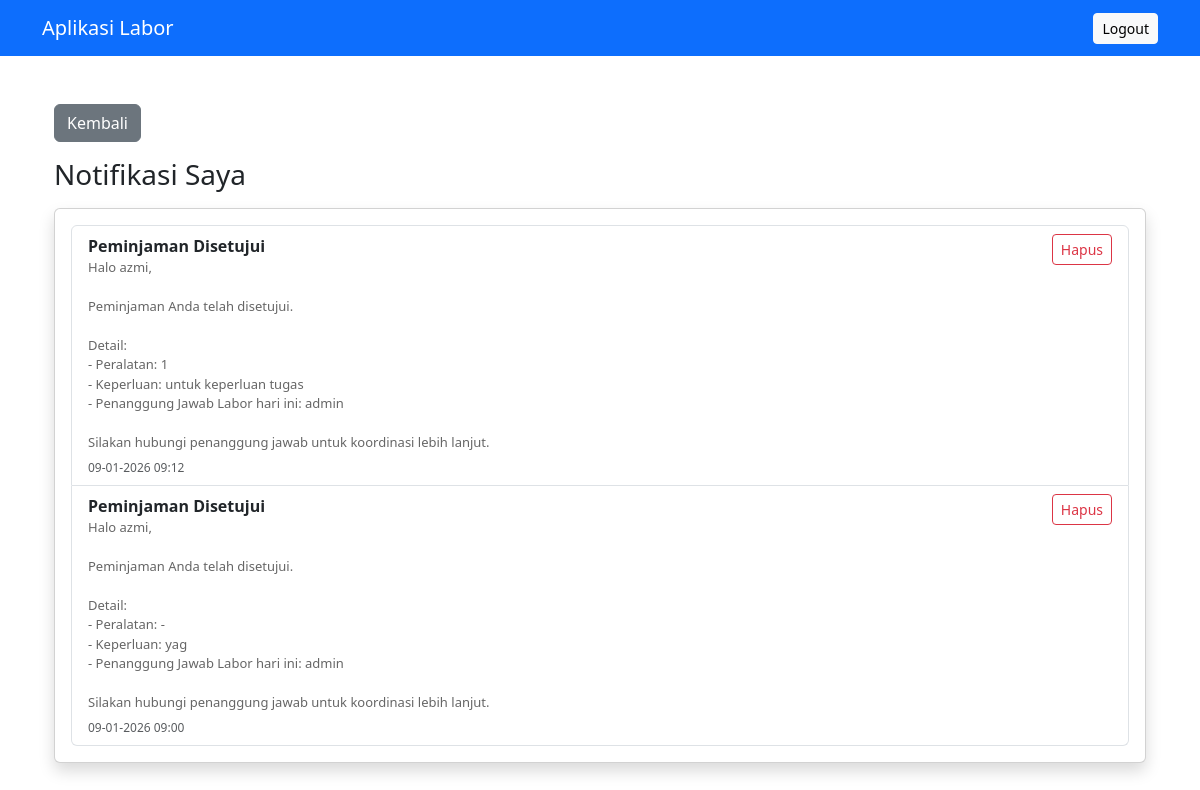
The app's page /user/notifications.php (signed in) with its own data.
### tables this page shows
CREATE TABLE `notifications` (
  `id` int(11) NOT NULL,
  `user_id` int(11) NOT NULL,
  `title` varchar(191) NOT NULL,
  `message` text NOT NULL,
  `is_read` tinyint(1) DEFAULT 0,
  `created_at` datetime DEFAULT current_timestamp()
);

### user/notifications.php (the view, shortened to what this page needs)
<?php
include '../config/database.php';
include '../assets/header.php';
$notifs_q = mysqli_query($conn, "SELECT * FROM notifications WHERE user_id='".intval($_SESSION['user_id'])."' ORDER BY created_at DESC");
?>
<div class="container py-4">
  <a href="../dashboard.php" class="btn btn-secondary mb-3"><i class="fas fa-arrow-left"></i> Kembali</a>
  <h3><i class="fas fa-bell"></i> Notifikasi Saya</h3>
  <div class="card mt-3 shadow">
    <div class="card-body">
      <?php if(mysqli_num_rows($notifs_q) > 0): ?>
        <ul class="list-group">
          <?php while($n = mysqli_fetch_assoc($notifs_q)): ?>
            <li class="list-group-item d-flex justify-content-between align-items-start <?php echo $n['is_read'] ? '' : 'bg-light'; ?>">
              <div>
                <div style="font-weight:600"><?php echo htmlspecialchars($n['title']); ?></div>
                <div style="font-size:13px; color:#666"><?php echo nl2br(htmlspecialchars($n['message'])); ?></div>
                <div class="text-muted" style="font-size:12px; margin-top:6px"><?php echo date('d-m-Y H:i', strtotime($n['created_at'])); ?></div>
              </div>
              <div>
                <form method="post" style="display:inline; margin-left:6px">
                  <button type="submit" name="delete_notif" class="btn btn-sm btn-outline-danger">Hapus</button>
                </form>
              </div>
            </li>
          <?php endwhile; ?>
        </ul>
      <?php else: ?>
        <div class="text-muted">Tidak ada notifikasi.</div>
      <?php endif; ?>
    </div>
  </div>
</div>
<?php include '../assets/footer.php'; ?>

### records on screen
notifications: title "Peminjaman Disetujui", message "Halo azmi, Peminjaman Anda telah disetujui. Detail: - Peralatan: 1 - Keperluan: untuk keperluan tugas - Penanggung Jawab Labor hari ini: admin Silakan hubungi penanggung jawab untuk koordinasi lebih lanjut.", created_at "09-01-2026 09:12"
notifications: title "Peminjaman Disetujui", message "Halo azmi, Peminjaman Anda telah disetujui. Detail: - Peralatan: - - Keperluan: yag - Penanggung Jawab Labor hari ini: admin Silakan hubungi penanggung jawab untuk koordinasi lebih lanjut.", created_at "09-01-2026 09:00"
